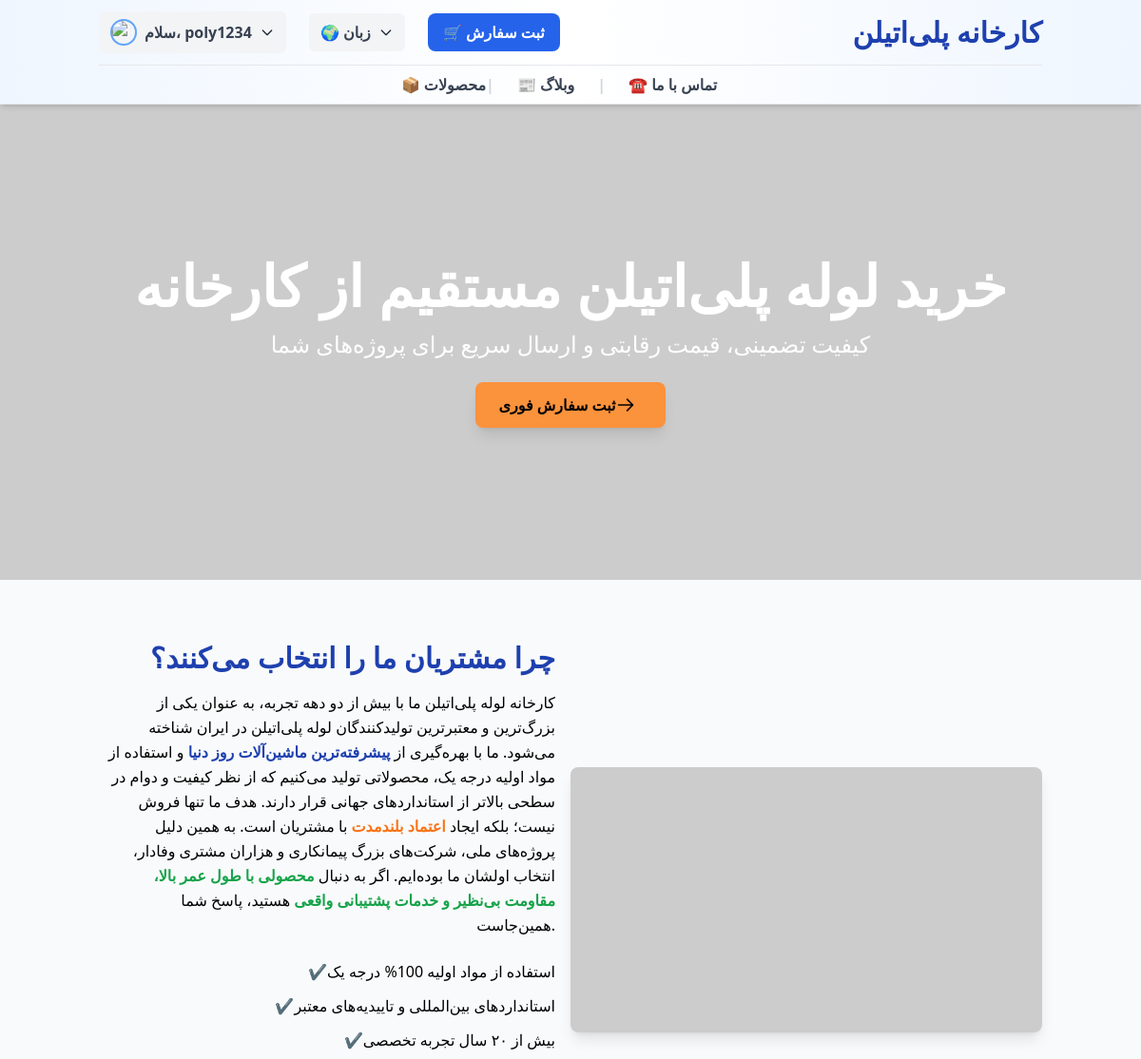
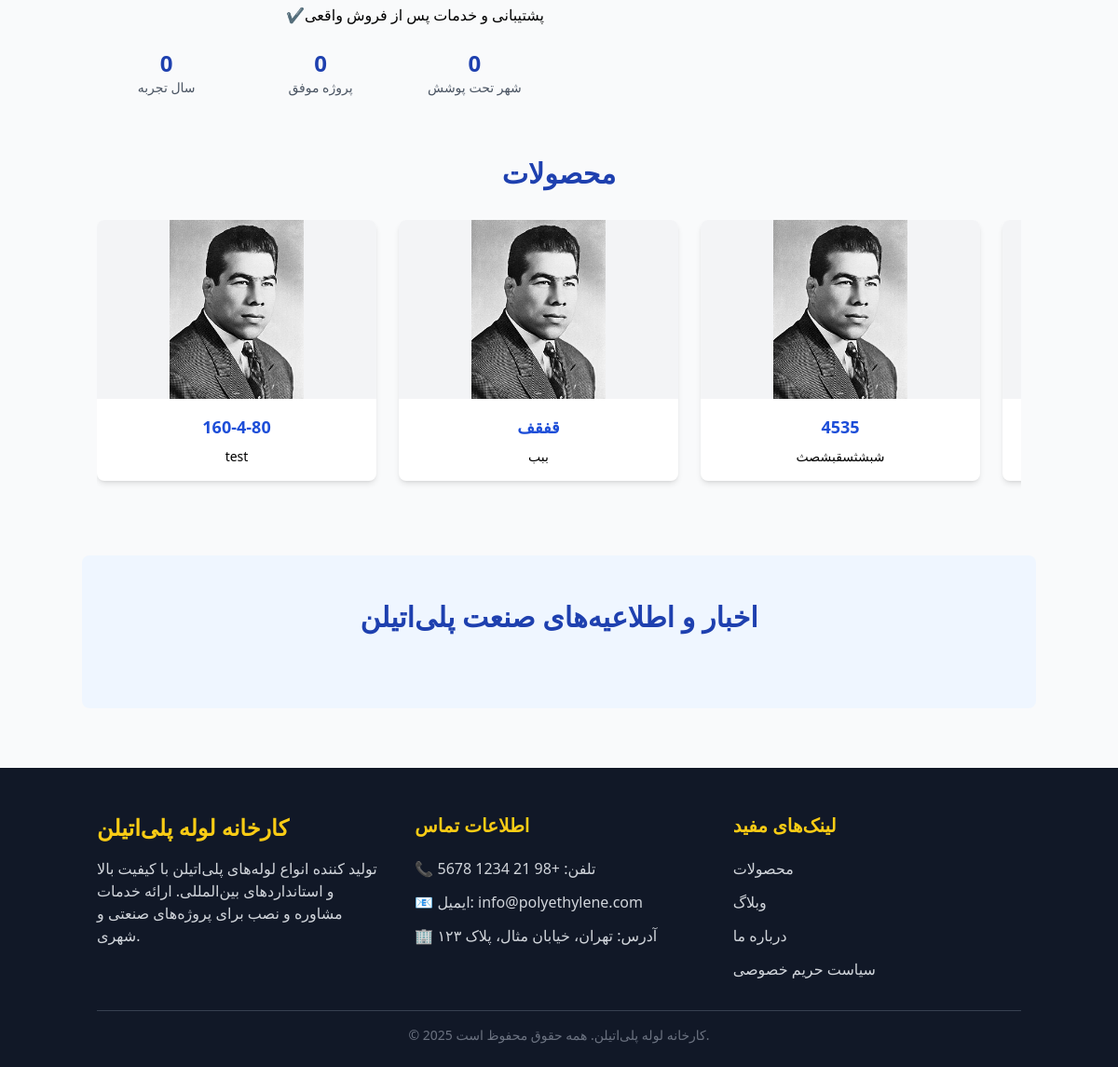
The app's page / (signed in) with its own data (2 pictures, top to bottom).
### accounts/models.py (models this page shows, shortened)
class CustomUser(AbstractBaseUser, PermissionsMixin):
    phone = models.CharField(max_length=11, unique=True, verbose_name="شماره تلفن")
    username = models.CharField(max_length=50, unique=True, verbose_name="نام کاربری")
    first_name = models.CharField(max_length=30, blank=True, null=True, verbose_name="نام")
    last_name = models.CharField(max_length=30, blank=True, null=True, verbose_name="نام خانوادگی")
    CITY_CHOICES = [
        ("تبریز", "تبریز"),
        ("مراغه", "مراغه"),
        ("مرند", "مرند"),
        ("اهر", "اهر"),
        ("بناب", "بناب"),
        ("میانه", "میانه"),
        ("شبستر", "شبستر"),
        ("هشترود", "هشترود"),
        ("سراب", "سراب"),
        ("آذرشهر", "آذرشهر"),
        ("اسکو", "اسکو"),
        ("بستان‌آباد", "بستان‌آباد"),
    ]
    city = models.CharField(max_length=30, choices=CITY_CHOICES, blank=True, null=True, verbose_name="شهر")
    is_active = models.BooleanField(default=True)
    is_staff = models.BooleanField(default=False)
    objects = CustomUserManager()
    USERNAME_FIELD = 'phone'
    REQUIRED_FIELDS = ['username']

### shop/models.py (models this page shows, shortened)
class Product(models.Model):
    name = models.CharField(max_length=200, verbose_name="نام لوله")
    image = models.ImageField(upload_to="products/", verbose_name="تصویر محصول")
    description = models.TextField(blank=True, null=True, verbose_name="توضیحات کوتاه")

### home/views.py (the view, shortened to what this page needs)
# urls.py: path('', HomeView.as_view(), name='main'),
class HomeView(View):
    template_name = 'home/home.html'
    def get(self, request):
        products = Product.objects.all()[:10]  # 10 محصول آخر
        posts = Post.objects.all().order_by('-created_at')[:3]  # 3 خبر آخر
        context = {
            'products': products,
            'posts': posts
        }
        return render(request, self.template_name, context)

### home/templates/home/home.html (shortened to what this page needs)
{% extends 'base.html' %}
{% block content %}
<body class="font-vazirmatn bg-blue-50 text-black">
<section class="relative overflow-hidden h-96 md:h-[600px] lg:h-[500px]">
  <img src="https://picsum.photos/1280/720?random=3"
       alt="polyethylene factory"
       class="w-full h-full object-cover opacity-0 transition-opacity duration-1000 ease-in-out transform hover:scale-105"
       id="heroImage">
  <div class="absolute inset-0 flex flex-col items-center justify-center text-center text-white px-4 z-10">
    <h1 class="text-3xl sm:text-4xl md:text-5xl lg:text-6xl font-bold mb-4 opacity-0 transform scale-95 transition-all duration-1000 ease-in-out"
        id="heroTitle">
      خرید لوله پلی‌اتیلن مستقیم از کارخانه
    </h1>
    <p class="mb-6 text-base sm:text-lg md:text-xl lg:text-2xl opacity-0 transform scale-95 transition-all duration-1000 ease-in-out"
       id="heroText">
      کیفیت تضمینی، قیمت رقابتی و ارسال سریع برای پروژه‌های شما
    </p>
    <a href="#products"
       class="relative bg-orange-400 hover:bg-orange-300 text-black px-6 py-3 rounded-lg font-semibold opacity-0 transform scale-95 transition-all duration-1000 ease-in-out flex items-center shadow-lg hover:shadow-xl animate-cta"
       id="heroButton">
      ثبت سفارش فوری
      <svg class="w-5 h-5 mr-2" fill="none" stroke="currentColor" viewBox="0 0 24 24">
        <path stroke-linecap="round" stroke-linejoin="round" stroke-width="2"
              d="M14 5l7 7m0 0l-7 7m7-7H3"></path>
      </svg>
    </a>
  </div>
</section>
<section id="about" class="container mx-auto my-16 px-4 flex flex-col md:flex-row items-center">
  <div class="md:w-1/2 text-center md:text-right pr-4 animate-fadeIn">
    <h2 class="text-3xl font-bold mb-4 text-blue-800">
      چرا مشتریان ما را انتخاب می‌کنند؟
    </h2>
    <p class="text-black leading-relaxed mb-6">
      کارخانه لوله پلی‌اتیلن ما با بیش از دو دهه تجربه، به عنوان یکی از بزرگ‌ترین و معتبرترین تولیدکنندگان لوله پلی‌اتیلن در ایران شناخته می‌شود.
      ما با بهره‌گیری از <span class="font-bold text-blue-800">پیشرفته‌ترین ماشین‌آلات روز دنیا</span> و استفاده از مواد اولیه درجه یک، محصولاتی تولید می‌کنیم که از نظر کیفیت و دوام در سطحی بالاتر از استانداردهای جهانی قرار دارند.
      هدف ما تنها فروش نیست؛ بلکه ایجاد <span class="font-bold text-orange-500">اعتماد بلندمدت</span> با مشتریان است.
      به همین دلیل پروژه‌های ملی، شرکت‌های بزرگ پیمانکاری و هزاران مشتری وفادار، انتخاب اولشان ما بوده‌ایم.
      اگر به دنبال <span class="font-bold text-green-600">محصولی با طول عمر بالا، مقاومت بی‌نظیر و خدمات پشتیبانی واقعی</span> هستید، پاسخ شما همین‌جاست.
    </p>
    <ul class="text-black space-y-3 mb-6">
      <li class="flex items-center justify-center md:justify-end">
        <span class="ml-2 text-green-600">✔</span> استفاده از مواد اولیه 100% درجه یک
      </li>
      <li class="flex items-center justify-center md:justify-end">
        <span class="ml-2 text-green-600">✔</span> استانداردهای بین‌المللی و تاییدیه‌های معتبر
      </li>
      <li class="flex items-center justify-center md:justify-end">
        <span class="ml-2 text-green-600">✔</span> بیش از ۲۰ سال تجربه تخصصی
      </li>
      <li class="flex items-center justify-center md:justify-end">
        <span class="ml-2 text-green-600">✔</span> پشتیبانی و خدمات پس از فروش واقعی
      </li>
    </ul>
    <div class="grid grid-cols-3 gap-4 text-center">
      <div>
        <p class="text-2xl font-bold text-blue-800 counter" data-target="20">0</p>
        <p class="text-sm text-gray-600">سال تجربه</p>
      </div>
      <div>
        <p class="text-2xl font-bold text-blue-800 counter" data-target="1000">0</p>
        <p class="text-sm text-gray-600">پروژه موفق</p>
      </div>
      <div>
        <p class="text-2xl font-bold text-blue-800 counter" data-target="50">0</p>
        <p class="text-sm text-gray-600">شهر تحت پوشش</p>
      </div>
    </div>
  </div>
  <div class="md:w-1/2 mt-6 md:mt-0 animate-slideUp">
    <img src="https://picsum.photos/1280/720?random=2"
         alt="about us factory"
         class="w-full h-auto rounded-lg shadow-lg">
  </div>
</section>
<section id="products" class="container mx-auto my-16 px-4">
  <h2 class="text-3xl font-bold mb-8 text-center text-blue-800">محصولات</h2>
  <div class="flex flex-row overflow-x-auto gap-6 pb-4">
    {% for product in products %}
    <div class="bg-white shadow-md rounded-lg overflow-hidden transform hover:scale-105 hover:shadow-xl transition duration-300 min-w-[80%] sm:min-w-[45%] md:min-w-[300px]">
      <img src="{{ product.image.url }}" class="w-full h-48 object-contain bg-gray-100" alt="{{ product.name }}">
      <div class="p-4 text-center">
        <h3 class="font-semibold text-lg mb-2 text-blue-700">{{ product.name }}</h3>
        {% if product.description %}
          <p class="text-black text-sm">{{ product.description }}</p>
        {% endif %}
      </div>
    </div>
    {% endfor %}
  </div>
</section>
<section class="container mx-auto my-16 px-4 bg-blue-50 py-12 rounded-lg">
  <h2 class="text-3xl font-bold mb-8 text-center text-blue-800">اخبار و اطلاعیه‌های صنعت پلی‌اتیلن</h2>
</section>
<div class="fixed bottom-8 right-4 z-50">
  <button id="chatBtn"
          class="bg-blue-600 hover:bg-blue-500 text-white px-5 py-3 rounded-full shadow-lg flex items-center space-x-2">
    <span>مشاوره آنلاین</span>
  </button>
</div>
{% endblock %}

### templates/inc/header.html (shortened to what this page needs)
<header
  class="bg-gradient-to-r from-blue-50 via-white to-blue-50 border-b border-gray-200 shadow-md sticky top-0 z-50 transition-all duration-300 ease-in-out"
  id="main-header"
>
  <div class="container mx-auto px-4">
    <div class="py-3 flex flex-row-reverse items-center justify-between">
      <a
        href="{% url 'home:main' %}"
        class="text-2xl md:text-3xl font-bold text-blue-800 hover:text-blue-600 transition-colors duration-300"
      >
        کارخانه پلی‌اتیلن
      </a>
      <div class="hidden md:flex items-center gap-6">
        <div class="relative">
          {% if user.is_authenticated %}
          <button
            id="userMenuButton"
            class="flex items-center gap-2 bg-gray-100 hover:bg-gray-200 px-3 py-2 rounded-md focus:outline-none transition"
          >
            <img
              src="/path/to/avatar.png"
              alt="Avatar"
              class="w-7 h-7 rounded-full border-2 border-blue-400"
            />
            <span class="text-gray-700 font-semibold"
              >سلام، {{ user.username }}</span
            >
            <svg
              class="w-4 h-4 transition-transform duration-200"
              id="dropdownArrow"
              fill="none"
              stroke="currentColor"
              viewBox="0 0 24 24"
            >
              <path
                stroke-linecap="round"
                stroke-linejoin="round"
                stroke-width="2"
                d="M19 9l-7 7-7-7"
              />
            </svg>
          </button>
          {% endif %}
        </div>
        <div class="relative">
          <button
            id="languageMenuButton"
            class="flex items-center gap-2 bg-gray-100 hover:bg-gray-200 px-3 py-2 rounded-md focus:outline-none transition"
          >
            <span class="text-gray-700 font-semibold">🌍 زبان</span>
            <svg
              class="w-4 h-4 transition-transform duration-200"
              id="languageDropdownArrow"
              fill="none"
              stroke="currentColor"
              viewBox="0 0 24 24"
            >
              <path
                stroke-linecap="round"
                stroke-linejoin="round"
                stroke-width="2"
                d="M19 9l-7 7-7-7"
              />
            </svg>
          </button>
        </div>
        <a
          href="#contact"
          class="bg-blue-600 hover:bg-blue-500 text-white px-4 py-2 rounded-lg font-semibold transition transform hover:scale-105 duration-200"
        >
          🛒 ثبت سفارش
        </a>
      </div>
    </div>
    <nav
      class="hidden md:flex items-center justify-center space-x-6 space-x-reverse text-gray-700 font-bold border-t border-gray-200 py-2"
    >
      <a
        href="{% url 'shop:product_list' %}"
        class="hover:text-blue-600 transition relative group flex items-center gap-1"
        >📦 محصولات
      </a>
      <span class="mx-2 text-gray-300">|</span>
      <a
        href="{% url 'blog:blog_list' %}"
        class="hover:text-blue-600 transition relative group flex items-center gap-1"
        >📰 وبلاگ
      </a>
      <span class="mx-2 text-gray-300">|</span>
      <a
        href="{% url 'home:about' %}"
        class="hover:text-blue-600 transition relative group flex items-center gap-1"
        >☎️ تماس با ما
      </a>
    </nav>
  </div>
</header>

### home/templates/home/home.html (style rules this page uses)
.animate-cta { animation: pulseGlow 2s infinite ease-in-out, softShake 5s infinite ease-in-out; }
.animate-fadeIn { animation: fadeIn 1.2s ease-in-out both; }
.animate-slideUp { animation: slideUp 1.2s ease-in-out both; }

### records on screen
CustomUser: username "poly1234"
Product: image (picture), name "160-4-80", description "test"
Product: image (picture), name "قفقف", description "ببب"
Product: image (picture), name "4535", description "شبشثسقبشصث"
Product: image (picture)
